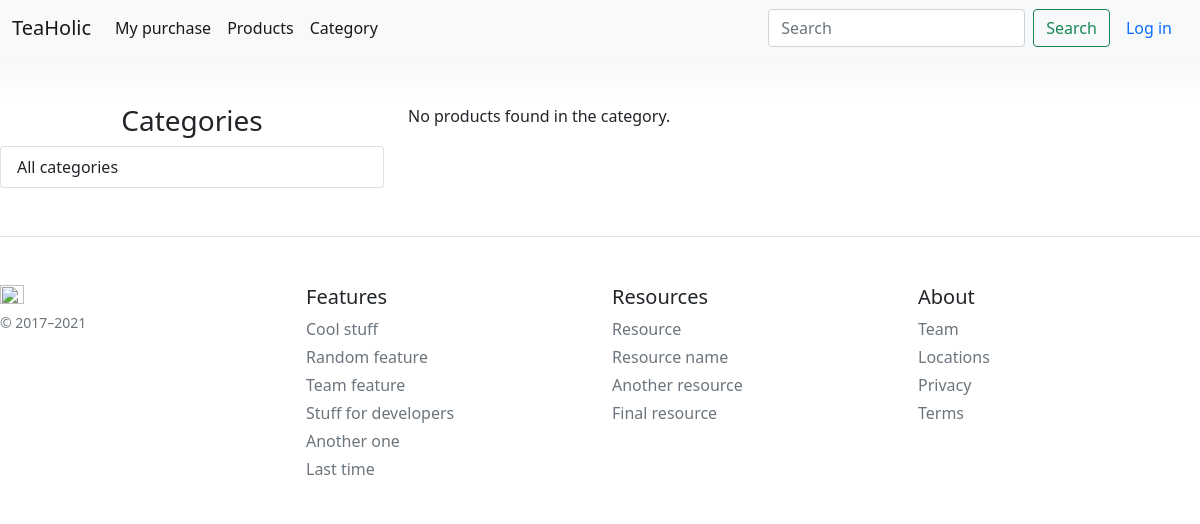
The app's page /, older data.
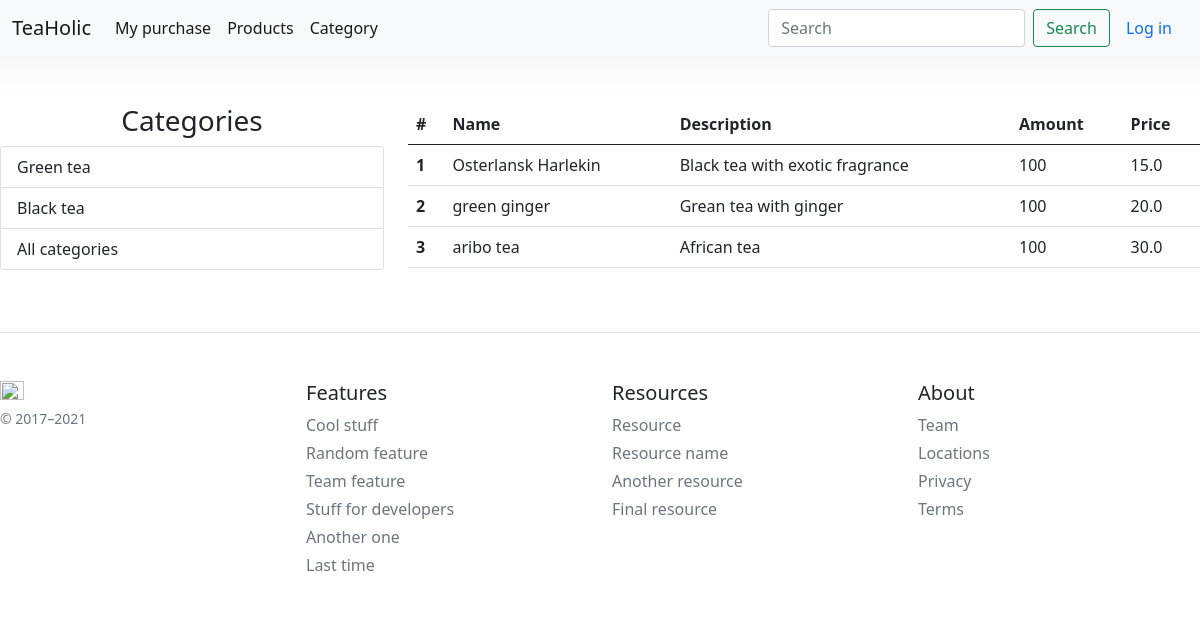
The same page, newer data.
### bboard/models.py (models this page shows)
class Category(models.Model):
    name = models.CharField(max_length=50)

class Product(models.Model):
    name = models.CharField(max_length=255)
    description = models.TextField(max_length=500)
    amount = models.IntegerField()
    price = models.FloatField()
    id_category = models.ForeignKey(Category, on_delete=models.CASCADE)

### bboard/views.py (the view)
# urls.py: path('', views.bboard, name = 'index'),
def bboard(request):
    user = get_userprofile(request)
    products = Product.objects.all()
    categories = Category.objects.all()[:2]
    return render(request,'bboard/basis/index.html', {'user':user, 'products':products,'categories':categories})

### bboard/services/services.py (called while the page is built)
def get_userprofile(request):
    if request.user.is_authenticated:
        user = request.user
        return user
    else:
        return None

### bboard/templates/bboard/basis/index.html (shortened to what this page needs)
{% extends "bboard/basis/base.html" %}
{% block content %}
  <div class="row mt-5">
    <div class="col-sm-4"><h3 align="center">Categories</h3> <div class="list-group">
  {% for category in categories  %}
       <a href="{% url 'product_from_category' id=category.id %}" class="list-group-item list-group-item-action">{{ category.name}}</a>
{% endfor %}
<a href="{% url 'category' %}" class="list-group-item list-group-item-action">All categories</a>
</div></div>
    <div class="col-sm-8">{% if products|length %}
        <table class="table">
            <thead>
            <tr>
                <th scope="col">#</th>
                <th scope="col">Name</th>
                <th scope="col">Description</th>
                <th scope="col">Amount</th>
                <th scope="col">Price</th>
            </tr>
            </thead>
    {% for product in products  %}
            <tr>
                <th scope="row">{{ forloop.counter }}</th>
                <td >{{ product.name}}</td>
                <td >{{ product.description}}</td>
                <td >{{ product.amount}}</td>
                <td >{{ product.price}}</td>
            </tr>
    {% endfor %}
        </table>
    {% else  %}
        <p>No products found in the category. </p>
    {% endif %}</div>
  </div>
{% endblock %}

### bboard/templates/bboard/basis/base.html (shortened to what this page needs)
<!doctype html>
<html lang="en">
  <head>
    {% load static %}
    <link href="{% static 'bboard/css/bootstrap.min.css'%}" rel="stylesheet">
    <link href="{% static 'bboard/css/pricing.css'%}" rel="stylesheet">
  </head>
  <body>
<nav class="navbar navbar-expand-lg navbar-light bg-light">
  <div class="container-fluid">
    <a class="navbar-brand" href="#">TeaHolic</a>
    <div class="collapse navbar-collapse" id="navbarSupportedContent">
      <ul class="navbar-nav me-auto mb-2 mb-lg-0">
        <li class="nav-item">
          <a class="nav-link active" aria-current="page" href="{% url 'purchase' %}">My purchase</a>
        </li>
        <li class="nav-item">
          <a class="nav-link active" aria-current="page" href="{% url 'product' %}">Products</a>
        </li>
        <li class="nav-item">
          <a class="nav-link active" aria-current="page" href="{% url 'category' %}">Category</a>
        </li>
      </ul>
      <form class="d-flex">
        <input class="form-control me-2" type="search" placeholder="Search" aria-label="Search">
        <button class="btn btn-outline-success" type="submit">Search</button>
      </form>
      {% if user == None %}
       <a class="nav-link active" aria-current="page" href="{% url 'signin' %}">Log in</a>
      {% else  %}
      <a class="nav-link active" aria-current="page" href="{% url 'logout' %}">Log out</a>
      {% endif %}
    </div>
  </div>
</nav>
    {% block content %}
{% endblock %}
     <footer class="pt-4 my-md-5 pt-md-5 border-top">
    <div class="row">
      <div class="col-12 col-md">
        <img class="mb-2" src="../assets/brand/bootstrap-logo.svg" alt="" width="24" height="19">
        <small class="d-block mb-3 text-muted">&copy; 2017–2021</small>
      </div>
      <div class="col-6 col-md">
        <h5>Features</h5>
        <ul class="list-unstyled text-small">
          <li class="mb-1"><a class="link-secondary text-decoration-none" href="#">Cool stuff</a></li>
          <li class="mb-1"><a class="link-secondary text-decoration-none" href="#">Random feature</a></li>
          <li class="mb-1"><a class="link-secondary text-decoration-none" href="#">Team feature</a></li>
          <li class="mb-1"><a class="link-secondary text-decoration-none" href="#">Stuff for developers</a></li>
          <li class="mb-1"><a class="link-secondary text-decoration-none" href="#">Another one</a></li>
          <li class="mb-1"><a class="link-secondary text-decoration-none" href="#">Last time</a></li>
        </ul>
      </div>
      <div class="col-6 col-md">
        <h5>Resources</h5>
        <ul class="list-unstyled text-small">
          <li class="mb-1"><a class="link-secondary text-decoration-none" href="#">Resource</a></li>
          <li class="mb-1"><a class="link-secondary text-decoration-none" href="#">Resource name</a></li>
          <li class="mb-1"><a class="link-secondary text-decoration-none" href="#">Another resource</a></li>
          <li class="mb-1"><a class="link-secondary text-decoration-none" href="#">Final resource</a></li>
        </ul>
      </div>
      <div class="col-6 col-md">
        <h5>About</h5>
        <ul class="list-unstyled text-small">
          <li class="mb-1"><a class="link-secondary text-decoration-none" href="#">Team</a></li>
          <li class="mb-1"><a class="link-secondary text-decoration-none" href="#">Locations</a></li>
          <li class="mb-1"><a class="link-secondary text-decoration-none" href="#">Privacy</a></li>
          <li class="mb-1"><a class="link-secondary text-decoration-none" href="#">Terms</a></li>
        </ul>
      </div>
    </div>
  </footer>
  </body>
</html>

### bboard/static/bboard/css/pricing.css (style rules this page uses)
body { background-image: linear-gradient(180deg, #eee, #fff 100px, #fff); }

Row changes from the older to the newer data that the page shows:
added Category: name "Green tea"
added Category: name "Black tea"
added Product: name "Osterlansk Harlekin", description "Black tea with exotic fragrance", amount "100", price "15.0"
added Product: name "green ginger", description "Grean tea with ginger", amount "100", price "20.0"
added Product: name "aribo tea", description "African tea", amount "100", price "30.0"
Text that changed along with them:
text no longer shown: "No products found in the category."
text now shown: "# Name Description Amount Price"
